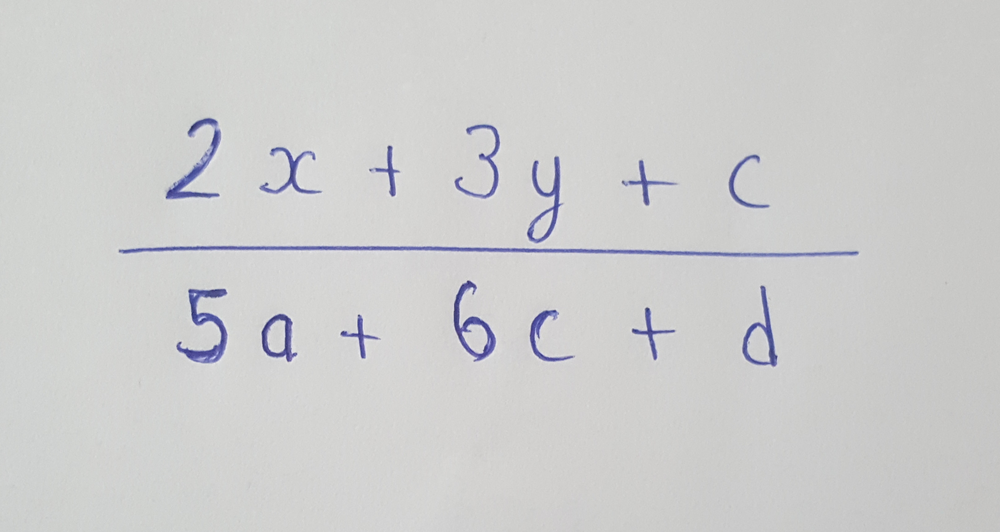
#> input picture samples/segmentation/image2.png, 1000 x 532 px, shrunk from 2164 x 1152 before the run
$ python segmentation.py   (older library calls are emulated)
#> lines starting #> are read from the running program, lines starting #| are printed output that depends on the picture; after the words box and inside, x2 and y2 are one past the last pixel; in counts of white or black regions, pixels touching at a corner belong together
import cv2

image = cv2.imread("image2.png")
#> image is the input picture: shape (532, 1000, 3); mean B, G, R 205.5, 205.6, 205.3
gray = cv2.cvtColor(image, cv2.COLOR_BGR2GRAY)
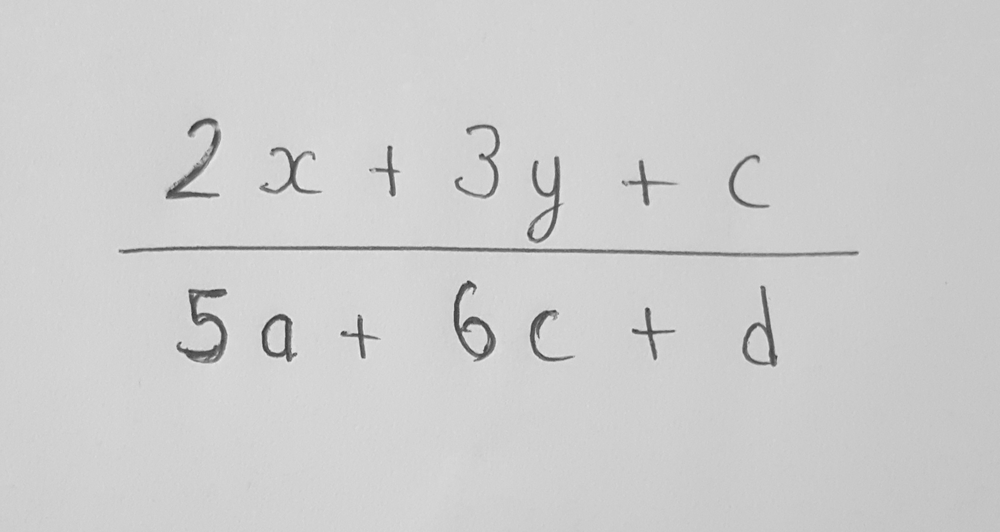
#> gray: shape (532, 1000); min 47, max 233, mean 205.6
res, thresh = cv2.threshold(gray, 0, 255, cv2.THRESH_BINARY_INV+cv2.THRESH_OTSU)
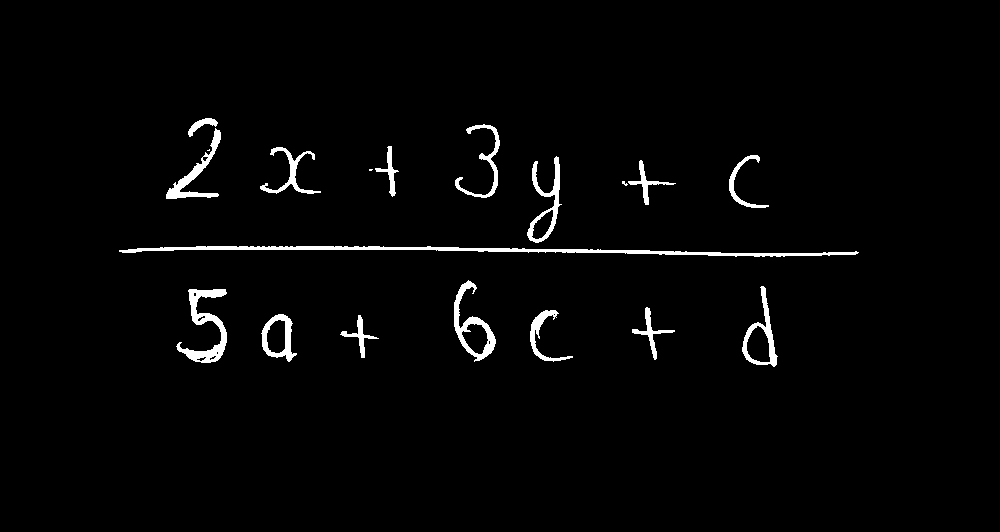
#> thresh: shape (532, 1000); 2.2% white; 19 white regions (3 under 20 px)
#> res = 158
res, contours, hierarchy = cv2.findContours(thresh, cv2.RETR_EXTERNAL, cv2.CHAIN_APPROX_NONE)
#> contours = 19 contours, 3 with area under 20; largest, box (x1, y1, x2, y2) and area: (119, 246, 859, 257) 1820, (454, 280, 496, 362) 1360, (742, 286, 778, 367) 1254, (176, 289, 227, 363) 1145, (261, 314, 297, 362) 1076

i = 1
for contour in contours:
	[x,y,w,h] = cv2.boundingRect(contour)
	if w < 20 and h < 20:
		continue
	cv2.imwrite(str(i)+".jpg", thresh[y:y+h,x:x+w])
	i = i + 1
#> this loop made 19 passes
#> (x, y, w, h) on passes 1 to 12: (340, 315, 39, 43), (261, 314, 36, 48), (530, 310, 43, 52), (632, 307, 43, 53), (176, 289, 51, 74), (742, 286, 36, 81), (454, 280, 42, 82), (119, 246, 740, 11), (622, 181, 6, 5), (369, 169, 4, 2), (628, 160, 48, 45), (527, 156, 35, 87)
#> pass 1, `cv2.imwrite(str(i)+".jpg", thresh[y:y+h,x:x+w])`:
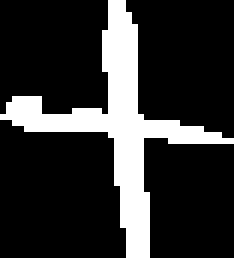
#> saved as 1.jpg: shape (43, 39) (shown 6 times larger); 19.3% white; 1 white region, box (x1, y1, x2, y2) and area: (0, 0, 39, 43) 324
#> pass 2, `cv2.imwrite(str(i)+".jpg", thresh[y:y+h,x:x+w])`:
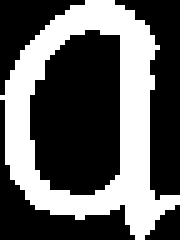
#> saved as 2.jpg: shape (48, 36) (shown 5 times larger); 37.3% white; 1 white region, box (x1, y1, x2, y2) and area: (0, 0, 36, 48) 645
#> after the loop, i = 17

$ run again, with samples/segmentation/image4.png copied over samples/segmentation/image2.png
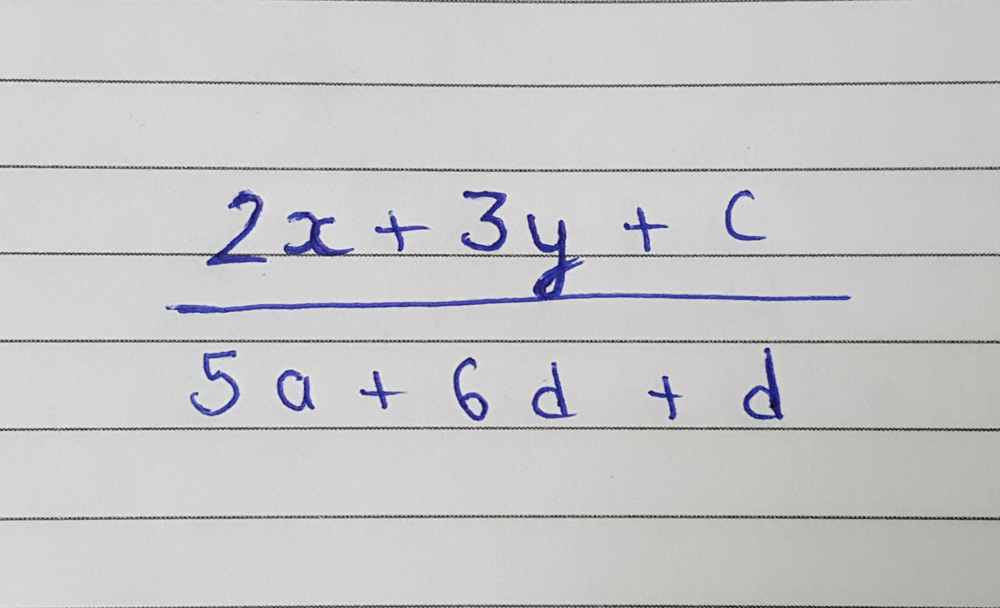
#> input picture samples/segmentation/image4.png, 1000 x 608 px, shrunk from 1756 x 1068 before the run
#> image is the input picture: shape (608, 1000, 3); mean B, G, R 199.8, 199.2, 199.1
#> `gray = cv2.cvtColor(image, cv2.COLOR_BGR2GRAY)`:
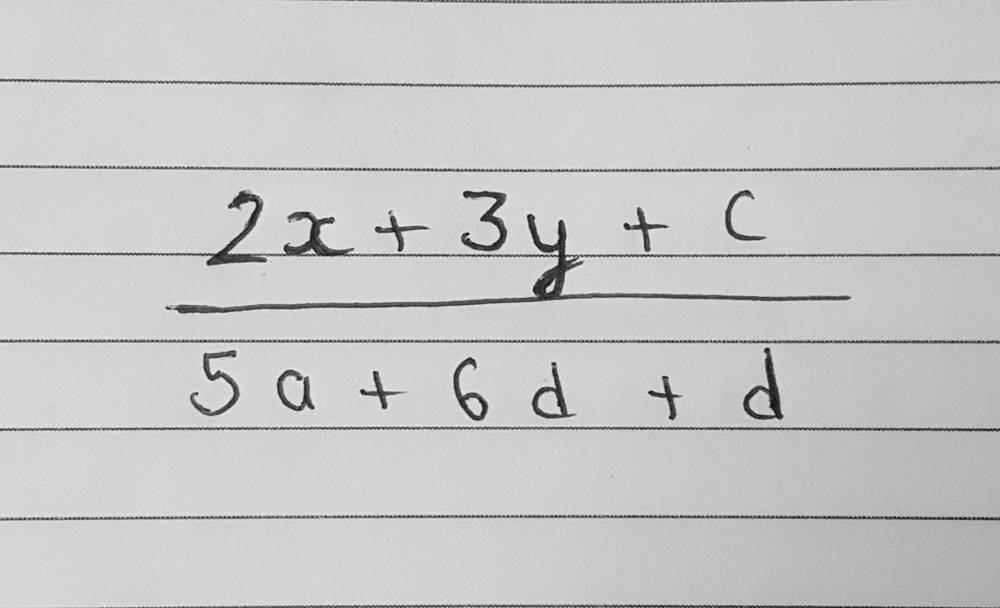
#> gray: shape (608, 1000); min 5, max 236, mean 199.3
#> `res, thresh = cv2.threshold(gray, 0, 255, cv2.THRESH_BINARY_INV+cv2.TH..`:
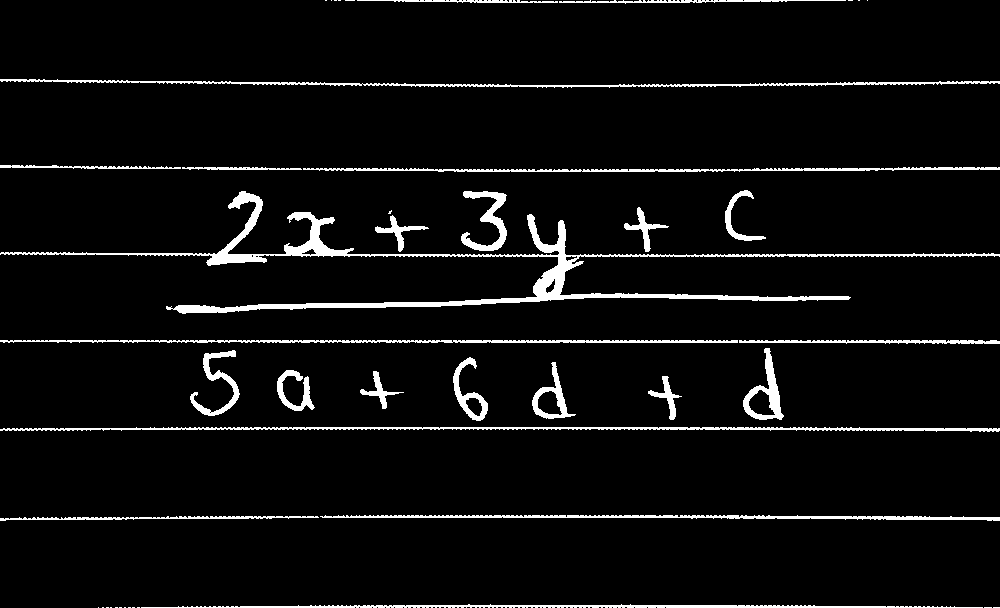
#> thresh: shape (608, 1000); 5.1% white; 45 white regions (21 under 20 px)
#> res = 147
#> contours = 45 contours, 21 with area under 20; largest, box (x1, y1, x2, y2) and area: (0, 191, 1000, 314) 7301, (0, 427, 1000, 432) 1488, (0, 79, 1000, 88) 1286, (743, 348, 784, 420) 1277, (320, 515, 1000, 521) 1256
#> the loop `for contour in contours:` made 45 passes
#> (x, y, w, h) on passes 1, 2, 12, 13, 14, 15, 16, 17: (993, 607, 7, 1), (984, 607, 8, 1), (98, 607, 1, 1), (141, 604, 842, 4), (0, 516, 319, 5), (320, 515, 680, 6), (0, 427, 1000, 5), (648, 376, 34, 44)
#> after the loop `for contour in contours:`: i = 25
